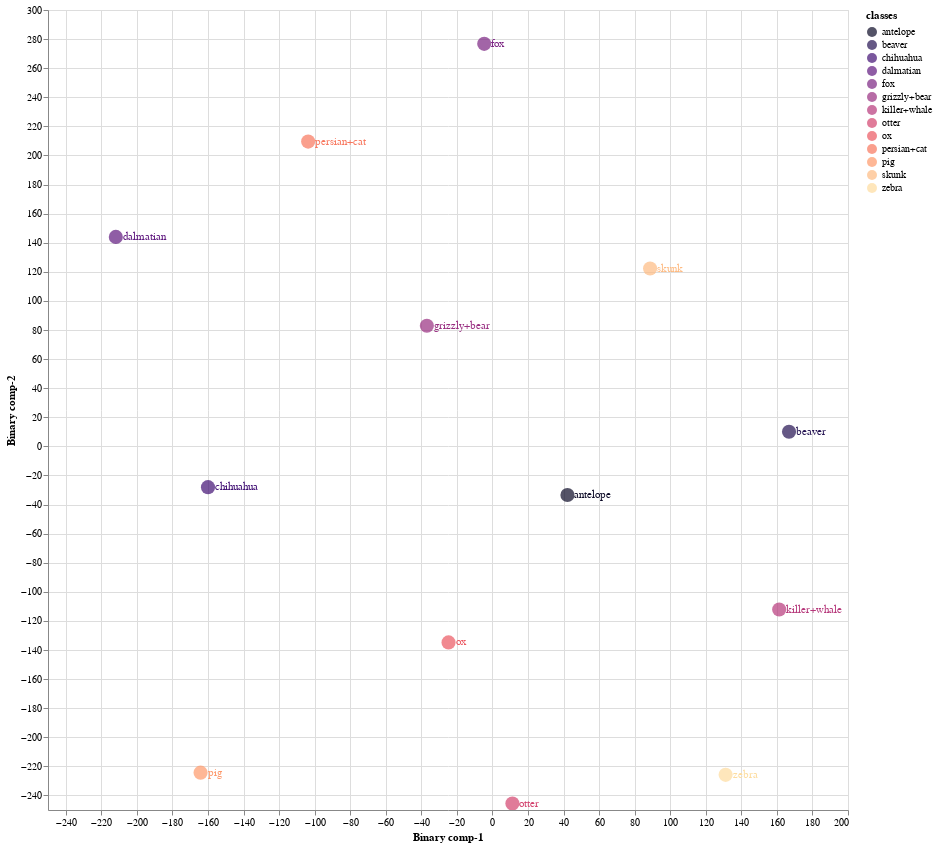
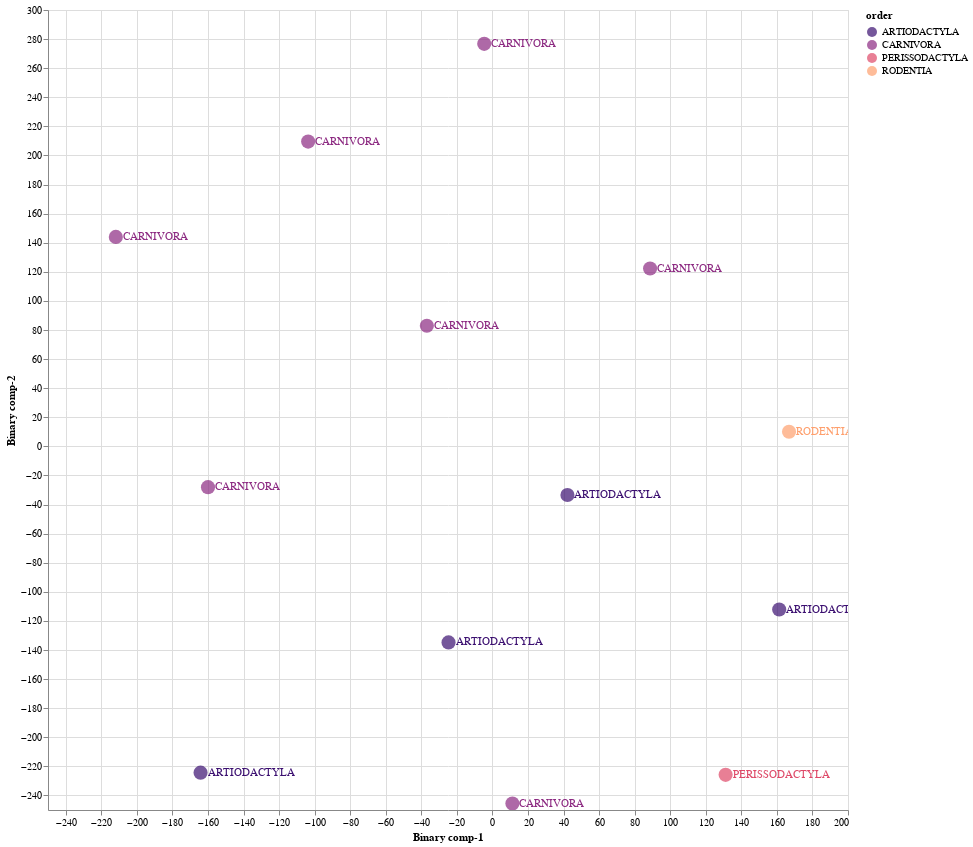

The cell these charts' notebook holds for them, in order:
### Markdown cell above
### 8.2 Train Validation Split 02

### Code cell
Train02 = CZSL(mode = "Train", 
               split = 2, 
               DNN = ProjectionNetwork1, 
               epochs = 20, 
               bs = 16, 
               numunits = 1024, 
               lr = 0.1, 
               optimiser = nn.Sigmoid(), 
               dropout = 0.2, 
               mom = 0, 
               wd = 0,  
               device = 'cuda', 
               checkpoint = CP2, 
               pred_type = 'Probabilistic', 
               dist_type = 'cosine')

#mode
#1. "Train" - Use Train Val split
#2. "Test" - For Unseen Test Data

#split
# 1 -Train/Val Split 1
# 2 -Train/Val Split 2
# 3 -Train/Val Split 3

#pred_type
#1. "Probabilistic" - continous real numbers giving probability for prdiction to be 1
#2. "Deterministic" - 1 or 0 prediction values

#dist_type
#1. euclidean
#2. cosine
#3. hamming
#4. jaccard

### Figure 1 — Vega-Lite specification as saved in the notebook (floating-point values rounded to 4 significant figures)
{"config": {"view": {"continuousWidth": 400, "continuousHeight": 300}}, "layer": [{"mark": {"type": "circle", "size": 200}, "encoding": {"color": {"field": "classes", "scale": {"scheme": "Magma"}, "type": "nominal"}, "x": {"field": "Binary comp-1", "type": "quantitative"}, "y": {"field": "Binary comp-2", "type": "quantitative"}}, "height": 800, "selection": {"selector003": {"type": "interval", "bind": "scales", "encodings": ["x", "y"]}}, "width": 800}, {"mark": {"type": "text", "align": "left", "baseline": "middle", "dx": 7}, "encoding": {"color": {"field": "classes", "scale": {"scheme": "Magma"}, "type": "nominal"}, "text": {"field": "classes", "type": "nominal"}, "x": {"field": "Binary comp-1", "type": "quantitative"}, "y": {"field": "Binary comp-2", "type": "quantitative"}}, "height": 800, "width": 800}], "data": {"name": "data-e3dcbb247af227df5cbc1b763152212e"}, "$schema": "https://vega.github.io/schema/vega-lite/v4.17.0.json", "datasets": {"data-e3dcbb247af227df5cbc1b763152212e": [{"Binary comp-1": 42.19, "Binary comp-2": -33.43, "classes": "antelope", "sciName": "Antilope_cervicapra", "animal_label": 1, "animal_class": "antelope", "mainCommonName": "Blackbuck", "otherCommonNames": "Indian Antelope", "class": "Mammalia", "infraclass": "Placentalia", "magnorder": "Boreoeutheria", "superorder": "Laurasiatheria", "order": "ARTIODACTYLA", "suborder": "RUMINANTIA", "infraorder": "PECORA", "parvorder": null, "superfamily": null, "family": "BOVIDAE", "subfamily": "ANTILOPINAE", "tribe": "ANTILOPINI", "genus": "Antilope"}, {"Binary comp-1": -36.89, "Binary comp-2": 82.95, "classes": "grizzly+bear", "sciName": "Ursus_arctos", "animal_label": 2, "animal_class": "grizzly+bear", "mainCommonName": "Brown Bear", "otherCommonNames": "Grizzly Bear|Kodiak Bear", "class": "Mammalia", "infraclass": "Placentalia", "magnorder": "Boreoeutheria", "superorder": "Laurasiatheria", "order": "CARNIVORA", "suborder": "CANIFORMIA", "infraorder": "ARCTOIDEA", "parvorder": null, "superfamily": "URSOIDEA", "family": "URSIDAE", "subfamily": "URSINAE", "tribe": null, "genus": "Ursus"}, {"Binary comp-1": 161.3, "Binary comp-2": -112.2, "classes": "killer+whale", "sciName": "Orcinus_orca", "animal_label": 3, "animal_class": "killer+whale", "mainCommonName": "Killer Whale", "otherCommonNames": "Orca", "class": "Mammalia", "infraclass": "Placentalia", "magnorder": "Boreoeutheria", "superorder": "Laurasiatheria", "order": "ARTIODACTYLA", "suborder": "WHIPPOMORPHA", "infraorder": "CETACEA", "parvorder": "ODONTOCETI", "superfamily": "DELPHINOIDEA", "family": "DELPHINIDAE", "subfamily": "INCERTAE SEDIS", "tribe": null, "genus": "Orcinus"}, {"Binary comp-1": 166.8, "Binary comp-2": 10.08, "classes": "beaver", "sciName": "Aplodontia_rufa", "animal_label": 4, "animal_class": "beaver", "mainCommonName": "Mountain Beaver", "otherCommonNames": "Boomer|Sewellel|Point Arena Mountain Beaver|Point Reyes Mountain Beaver", "class": "Mammalia", "infraclass": "Placentalia", "magnorder": "Boreoeutheria", "superorder": "Euarchontoglires", "order": "RODENTIA", "suborder": "SCIUROMORPHA", "infraorder": null, "parvorder": null, "superfamily": null, "family": "APLODONTIIDAE", "subfamily": null, "tribe": null, "genus": "Aplodontia"}, {"Binary comp-1": -211.8, "Binary comp-2": 144.0, "classes": "dalmatian", "sciName": "Canis_familiaris", "animal_label": 5, "animal_class": "dalmatian", "mainCommonName": "Domestic Dog", "otherCommonNames": "Dog|Dingo|Feral Dog|New Guinea Singing Dog|Village Dog", "class": "Mammalia", "infraclass": "Placentalia", "magnorder": "Boreoeutheria", "superorder": "Laurasiatheria", "order": "CARNIVORA", "suborder": "CANIFORMIA", "infraorder": "CANOIDEA", "parvorder": null, "superfamily": null, "family": "CANIDAE", "subfamily": null, "tribe": null, "genus": "Canis"}, {"Binary comp-1": -103.7, "Binary comp-2": 209.5, "classes": "persian+cat", "sciName": "Felis_catus", "animal_label": 6, "animal_class": "persian+cat", "mainCommonName": "Domestic Cat", "otherCommonNames": "Cat", "class": "Mammalia", "infraclass": "Placentalia", "magnorder": "Boreoeutheria", "superorder": "Laurasiatheria", "order": "CARNIVORA", "suborder": "FELIFORMIA", "infraorder": "FELOIDEA", "parvorder": null, "superfamily": null, "family": "FELIDAE", "subfamily": "FELINAE", "tribe": null, "genus": "Felis"}, {"Binary comp-1": 88.68, "Binary comp-2": 122.3, "classes": "skunk", "sciName": "Spilogale_putorius", "animal_label": 11, "animal_class": "skunk", "mainCommonName": "Alleghanian Spotted Skunk", "otherCommonNames": "Eastern Spotted Skunk", "class": "Mammalia", "infraclass": "Placentalia", "magnorder": "Boreoeutheria", "superorder": "Laurasiatheria", "order": "CARNIVORA", "suborder": "CANIFORMIA", "infraorder": "ARCTOIDEA", "parvorder": null, "superfamily": "MUSTELOIDEA", "family": "MEPHITIDAE", "subfamily": "MEPHITINAE", "tribe": null, "genus": "Spilogale"}, {"Binary comp-1": -24.7, "Binary comp-2": -134.8, "classes": "ox", "sciName": "Bos_sauveli", "animal_label": 21, "animal_class": "ox", "mainCommonName": "Kouprey", "otherCommonNames": "Gray Ox|Indochinese Forest Ox", "class": "Mammalia", "infraclass": "Placentalia", "magnorder": "Boreoeutheria", "superorder": "Laurasiatheria", "order": "ARTIODACTYLA", "suborder": "RUMINANTIA", "infraorder": "PECORA", "parvorder": null, "superfamily": null, "family": "BOVIDAE", "subfamily": "BOVINAE", "tribe": "BOVINI", "genus": "Bos"}, {"Binary comp-1": -4.624, "Binary comp-2": 276.8, "classes": "fox", "sciName": "Vulpes_lagopus", "animal_label": 22, "animal_class": "fox", "mainCommonName": "Arctic Fox", "otherCommonNames": "Polar Fox", "class": "Mammalia", "infraclass": "Placentalia", "magnorder": "Boreoeutheria", "superorder": "Laurasiatheria", "order": "CARNIVORA", "suborder": "CANIFORMIA", "infraorder": "CANOIDEA", "parvorder": null, "superfamily": null, "family": "CANIDAE", "subfamily": null, "tribe": null, "genus": "Vulpes"}, {"Binary comp-1": -160.0, "Binary comp-2": -28.06, "classes": "chihuahua", "sciName": "Canis_familiaris", "animal_label": 33, "animal_class": "chihuahua", "mainCommonName": "Domestic Dog", "otherCommonNames": "Dog|Dingo|Feral Dog|New Guinea Singing Dog|Village Dog", "class": "Mammalia", "infraclass": "Placentalia", "magnorder": "Boreoeutheria", "superorder": "Laurasiatheria", "order": "CARNIVORA", "suborder": "CANIFORMIA", "infraorder": "CANOIDEA", "parvorder": null, "superfamily": null, "family": "CANIDAE", "subfamily": null, "tribe": null, "genus": "Canis"}, {"Binary comp-1": 11.24, "Binary comp-2": -245.5, "classes": "otter", "sciName": "Aonyx_capensis", "animal_label": 36, "animal_class": "otter", "mainCommonName": "African Clawless Otter", "otherCommonNames": "Cape Clawless Otter", "class": "Mammalia", "infraclass": "Placentalia", "magnorder": "Boreoeutheria", "superorder": "Laurasiatheria", "order": "CARNIVORA", "suborder": "CANIFORMIA", "infraorder": "ARCTOIDEA", "parvorder": null, "superfamily": "MUSTELOIDEA", "family": "MUSTELIDAE", "subfamily": "LUTRINAE", "tribe": null, "genus": "Aonyx"}, {"Binary comp-1": 131.2, "Binary comp-2": -225.8, "classes": "zebra", "sciName": "Equus_grevyi", "animal_label": 38, "animal_class": "zebra", "mainCommonName": "Grevy's Zebra", "otherCommonNames": "Imperial Zebra", "class": "Mammalia", "infraclass": "Placentalia", "magnorder": "Boreoeutheria", "superorder": "Laurasiatheria", "order": "PERISSODACTYLA", "suborder": "HIPOMORPHA", "infraorder": null, "parvorder": null, "superfamily": null, "family": "EQUIDAE", "subfamily": null, "tribe": null, "genus": "Equus"}, {"Binary comp-1": -164.2, "Binary comp-2": -224.3, "classes": "pig", "sciName": "Sus_domesticus", "animal_label": 42, "animal_class": "pig", "mainCommonName": "Domestic Pig", "otherCommonNames": "Hog|Pig|Swine", "class": "Mammalia", "infraclass": "Placentalia", "magnorder": "Boreoeutheria", "superorder": "Laurasiatheria", "order": "ARTIODACTYLA", "suborder": "SUINA", "infraorder": null, "parvorder": null, "superfamily": null, "family": "SUIDAE", "subfamily": null, "tribe": null, "genus": "Sus"}]}}

### Figure 2 — Vega-Lite specification as saved in the notebook (floating-point values rounded to 4 significant figures)
{"config": {"view": {"continuousWidth": 400, "continuousHeight": 300}}, "layer": [{"mark": {"type": "circle", "size": 200}, "encoding": {"color": {"field": "order", "scale": {"scheme": "Magma"}, "type": "nominal"}, "x": {"field": "Binary comp-1", "type": "quantitative"}, "y": {"field": "Binary comp-2", "type": "quantitative"}}, "height": 800, "selection": {"selector004": {"type": "interval", "bind": "scales", "encodings": ["x", "y"]}}, "width": 800}, {"mark": {"type": "text", "align": "left", "baseline": "middle", "dx": 7}, "encoding": {"color": {"field": "order", "scale": {"scheme": "Magma"}, "type": "nominal"}, "text": {"field": "order", "type": "nominal"}, "x": {"field": "Binary comp-1", "type": "quantitative"}, "y": {"field": "Binary comp-2", "type": "quantitative"}}, "height": 800, "width": 800}], "data": {"name": "data-e3dcbb247af227df5cbc1b763152212e"}, "$schema": "https://vega.github.io/schema/vega-lite/v4.17.0.json", "datasets": {"data-e3dcbb247af227df5cbc1b763152212e": [{"Binary comp-1": 42.19, "Binary comp-2": -33.43, "classes": "antelope", "sciName": "Antilope_cervicapra", "animal_label": 1, "animal_class": "antelope", "mainCommonName": "Blackbuck", "otherCommonNames": "Indian Antelope", "class": "Mammalia", "infraclass": "Placentalia", "magnorder": "Boreoeutheria", "superorder": "Laurasiatheria", "order": "ARTIODACTYLA", "suborder": "RUMINANTIA", "infraorder": "PECORA", "parvorder": null, "superfamily": null, "family": "BOVIDAE", "subfamily": "ANTILOPINAE", "tribe": "ANTILOPINI", "genus": "Antilope"}, {"Binary comp-1": -36.89, "Binary comp-2": 82.95, "classes": "grizzly+bear", "sciName": "Ursus_arctos", "animal_label": 2, "animal_class": "grizzly+bear", "mainCommonName": "Brown Bear", "otherCommonNames": "Grizzly Bear|Kodiak Bear", "class": "Mammalia", "infraclass": "Placentalia", "magnorder": "Boreoeutheria", "superorder": "Laurasiatheria", "order": "CARNIVORA", "suborder": "CANIFORMIA", "infraorder": "ARCTOIDEA", "parvorder": null, "superfamily": "URSOIDEA", "family": "URSIDAE", "subfamily": "URSINAE", "tribe": null, "genus": "Ursus"}, {"Binary comp-1": 161.3, "Binary comp-2": -112.2, "classes": "killer+whale", "sciName": "Orcinus_orca", "animal_label": 3, "animal_class": "killer+whale", "mainCommonName": "Killer Whale", "otherCommonNames": "Orca", "class": "Mammalia", "infraclass": "Placentalia", "magnorder": "Boreoeutheria", "superorder": "Laurasiatheria", "order": "ARTIODACTYLA", "suborder": "WHIPPOMORPHA", "infraorder": "CETACEA", "parvorder": "ODONTOCETI", "superfamily": "DELPHINOIDEA", "family": "DELPHINIDAE", "subfamily": "INCERTAE SEDIS", "tribe": null, "genus": "Orcinus"}, {"Binary comp-1": 166.8, "Binary comp-2": 10.08, "classes": "beaver", "sciName": "Aplodontia_rufa", "animal_label": 4, "animal_class": "beaver", "mainCommonName": "Mountain Beaver", "otherCommonNames": "Boomer|Sewellel|Point Arena Mountain Beaver|Point Reyes Mountain Beaver", "class": "Mammalia", "infraclass": "Placentalia", "magnorder": "Boreoeutheria", "superorder": "Euarchontoglires", "order": "RODENTIA", "suborder": "SCIUROMORPHA", "infraorder": null, "parvorder": null, "superfamily": null, "family": "APLODONTIIDAE", "subfamily": null, "tribe": null, "genus": "Aplodontia"}, {"Binary comp-1": -211.8, "Binary comp-2": 144.0, "classes": "dalmatian", "sciName": "Canis_familiaris", "animal_label": 5, "animal_class": "dalmatian", "mainCommonName": "Domestic Dog", "otherCommonNames": "Dog|Dingo|Feral Dog|New Guinea Singing Dog|Village Dog", "class": "Mammalia", "infraclass": "Placentalia", "magnorder": "Boreoeutheria", "superorder": "Laurasiatheria", "order": "CARNIVORA", "suborder": "CANIFORMIA", "infraorder": "CANOIDEA", "parvorder": null, "superfamily": null, "family": "CANIDAE", "subfamily": null, "tribe": null, "genus": "Canis"}, {"Binary comp-1": -103.7, "Binary comp-2": 209.5, "classes": "persian+cat", "sciName": "Felis_catus", "animal_label": 6, "animal_class": "persian+cat", "mainCommonName": "Domestic Cat", "otherCommonNames": "Cat", "class": "Mammalia", "infraclass": "Placentalia", "magnorder": "Boreoeutheria", "superorder": "Laurasiatheria", "order": "CARNIVORA", "suborder": "FELIFORMIA", "infraorder": "FELOIDEA", "parvorder": null, "superfamily": null, "family": "FELIDAE", "subfamily": "FELINAE", "tribe": null, "genus": "Felis"}, {"Binary comp-1": 88.68, "Binary comp-2": 122.3, "classes": "skunk", "sciName": "Spilogale_putorius", "animal_label": 11, "animal_class": "skunk", "mainCommonName": "Alleghanian Spotted Skunk", "otherCommonNames": "Eastern Spotted Skunk", "class": "Mammalia", "infraclass": "Placentalia", "magnorder": "Boreoeutheria", "superorder": "Laurasiatheria", "order": "CARNIVORA", "suborder": "CANIFORMIA", "infraorder": "ARCTOIDEA", "parvorder": null, "superfamily": "MUSTELOIDEA", "family": "MEPHITIDAE", "subfamily": "MEPHITINAE", "tribe": null, "genus": "Spilogale"}, {"Binary comp-1": -24.7, "Binary comp-2": -134.8, "classes": "ox", "sciName": "Bos_sauveli", "animal_label": 21, "animal_class": "ox", "mainCommonName": "Kouprey", "otherCommonNames": "Gray Ox|Indochinese Forest Ox", "class": "Mammalia", "infraclass": "Placentalia", "magnorder": "Boreoeutheria", "superorder": "Laurasiatheria", "order": "ARTIODACTYLA", "suborder": "RUMINANTIA", "infraorder": "PECORA", "parvorder": null, "superfamily": null, "family": "BOVIDAE", "subfamily": "BOVINAE", "tribe": "BOVINI", "genus": "Bos"}, {"Binary comp-1": -4.624, "Binary comp-2": 276.8, "classes": "fox", "sciName": "Vulpes_lagopus", "animal_label": 22, "animal_class": "fox", "mainCommonName": "Arctic Fox", "otherCommonNames": "Polar Fox", "class": "Mammalia", "infraclass": "Placentalia", "magnorder": "Boreoeutheria", "superorder": "Laurasiatheria", "order": "CARNIVORA", "suborder": "CANIFORMIA", "infraorder": "CANOIDEA", "parvorder": null, "superfamily": null, "family": "CANIDAE", "subfamily": null, "tribe": null, "genus": "Vulpes"}, {"Binary comp-1": -160.0, "Binary comp-2": -28.06, "classes": "chihuahua", "sciName": "Canis_familiaris", "animal_label": 33, "animal_class": "chihuahua", "mainCommonName": "Domestic Dog", "otherCommonNames": "Dog|Dingo|Feral Dog|New Guinea Singing Dog|Village Dog", "class": "Mammalia", "infraclass": "Placentalia", "magnorder": "Boreoeutheria", "superorder": "Laurasiatheria", "order": "CARNIVORA", "suborder": "CANIFORMIA", "infraorder": "CANOIDEA", "parvorder": null, "superfamily": null, "family": "CANIDAE", "subfamily": null, "tribe": null, "genus": "Canis"}, {"Binary comp-1": 11.24, "Binary comp-2": -245.5, "classes": "otter", "sciName": "Aonyx_capensis", "animal_label": 36, "animal_class": "otter", "mainCommonName": "African Clawless Otter", "otherCommonNames": "Cape Clawless Otter", "class": "Mammalia", "infraclass": "Placentalia", "magnorder": "Boreoeutheria", "superorder": "Laurasiatheria", "order": "CARNIVORA", "suborder": "CANIFORMIA", "infraorder": "ARCTOIDEA", "parvorder": null, "superfamily": "MUSTELOIDEA", "family": "MUSTELIDAE", "subfamily": "LUTRINAE", "tribe": null, "genus": "Aonyx"}, {"Binary comp-1": 131.2, "Binary comp-2": -225.8, "classes": "zebra", "sciName": "Equus_grevyi", "animal_label": 38, "animal_class": "zebra", "mainCommonName": "Grevy's Zebra", "otherCommonNames": "Imperial Zebra", "class": "Mammalia", "infraclass": "Placentalia", "magnorder": "Boreoeutheria", "superorder": "Laurasiatheria", "order": "PERISSODACTYLA", "suborder": "HIPOMORPHA", "infraorder": null, "parvorder": null, "superfamily": null, "family": "EQUIDAE", "subfamily": null, "tribe": null, "genus": "Equus"}, {"Binary comp-1": -164.2, "Binary comp-2": -224.3, "classes": "pig", "sciName": "Sus_domesticus", "animal_label": 42, "animal_class": "pig", "mainCommonName": "Domestic Pig", "otherCommonNames": "Hog|Pig|Swine", "class": "Mammalia", "infraclass": "Placentalia", "magnorder": "Boreoeutheria", "superorder": "Laurasiatheria", "order": "ARTIODACTYLA", "suborder": "SUINA", "infraorder": null, "parvorder": null, "superfamily": null, "family": "SUIDAE", "subfamily": null, "tribe": null, "genus": "Sus"}]}}
